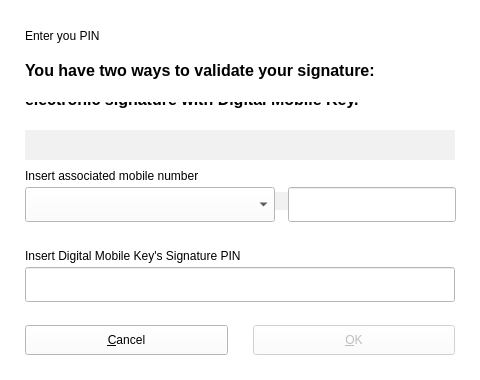
<?xml version="1.0" encoding="UTF-8"?>
<ui version="4.0">
 <class>dlgWndAskCmdClass</class>
 <widget class="QDialog" name="dlgWndAskCmdClass">
  <property name="geometry">
   <rect>
    <x>0</x>
    <y>0</y>
    <width>480</width>
    <height>380</height>
   </rect>
  </property>
  <property name="windowTitle">
   <string>dlgWndAskCmd</string>
  </property>
  <property name="styleSheet">
   <string notr="true">background-color: rgb(255, 255, 255);</string>
  </property>
  <widget class="QWidget" name="widget" native="true">
   <property name="geometry">
    <rect>
     <x>0</x>
     <y>0</y>
     <width>480</width>
     <height>380</height>
    </rect>
   </property>
   <property name="autoFillBackground">
    <bool>false</bool>
   </property>
   <property name="styleSheet">
    <string notr="true"/>
   </property>

  <widget class="QWidget" name="rectFingerPrintIcon">
    <property name="geometry">
      <rect>
      <x>25</x>
      <y>230</y>
      <width>430</width>
      <height>80</height>
      </rect>
    </property>
    <property name="visible">
      <bool>false</bool>
    </property>
    <property name="styleSheet">
    </property>
 
    <widget class="QLabel" name="lblBiometryTxt">
      <property name="geometry">
        <rect>
        <x>60</x>
        <y>0</y>
        <width>360</width>
        <height>85</height>
        </rect>
      </property>
      <property name="text">
      <string/>
      </property>
      <property name="wordWrap">
        <bool>true</bool>
      </property>
      <property name="visible">
        <bool>false</bool>
      </property>
      <property name="styleSheet">
        <string notr="true">color : #000000; font-size:12pt; margin: 12px; border: transparent;</string>
      </property>
    </widget>
  </widget> 

   <widget class="QLabel" name="lblFingerPrintIcon">
    <property name="geometry">
     <rect>
      <x>25</x>
      <y>250</y>
      <width>50</width>
      <height>50</height>
     </rect>
    </property>
    <property name="text">
     <string/>
    </property>
   </widget>

   <widget class="QLabel" name="lblPersonIcon">
    <property name="geometry">
      <rect>
       <x>25</x>
       <y>180</y>
       <width>57</width>
       <height>30</height>
      </rect> 
    </property>
    <property name="text">
     <string/>
    </property>
   </widget>

   <widget class="QLabel" name="lblOTPTxt">
    <property name="geometry">
      <rect>
      <x>85</x>
      <y>160</y>
      <width>360</width>
      <height>85</height>
      </rect>
    </property>
    <property name="text">
    <string/>
    </property>
    <property name="wordWrap">
      <bool>true</bool>
    </property>
    <property name="visible">
      <bool>false</bool>
    </property>
    <property name="styleSheet">
      <string notr="true">color : #000000; font-size:12pt; margin: 12px; border: transparent;</string>
    </property>
  </widget>

   <widget class="QLabel" name="lblHeader">
   <property name="text">
     <string>Attention: You are about to make a legally binding electronic signature with Digital Mobile Key.</string>
    </property>
    <property name="wordWrap">
      <bool>true</bool>
    </property>
   <property name="geometry">
    <rect>
     <x>25</x>
     <y>55</y>
     <width>430</width>
     <height>71</height>
    </rect>
   </property>
   <property name="styleSheet">
    <string notr="true">color : #000000; font-size:12pt; font-weight:500; background:rgba(0,0,0,0)</string>
   </property>
  </widget>
  <widget class="QLabel" name="lblDocumentId">
   <property name="text">
     <string>Signing data with identifier:</string>
    </property>
    <property name="visible">
      <bool>false</bool>
    </property>
    <property name="wordWrap">
      <bool>true</bool>
    </property>
   <property name="geometry">
    <rect>
     <x>25</x>
     <y>130</y>
     <width>430</width>
     <height>80</height>
    </rect>
   </property>
   <property name="styleSheet">
    <string notr="true">color : #000000; font-size:12pt; background: #f1f1f2; padding: 13px;</string>
   </property>
  </widget>
  <widget class="QLabel" name="lblClickToActivate">
    <property name="enabled">
     <bool>true</bool>
    </property>
    <property name="geometry">
     <rect>
      <x>25</x>
      <y>70</y>
      <width>430</width>
      <height>32</height>
     </rect>
    </property>
    <property name="acceptDrops">
     <bool>false</bool>
    </property>
    <property name="layoutDirection">
     <enum>Qt::RightToLeft</enum>
    </property>
    <property name="autoFillBackground">
     <bool>false</bool>
    </property>
    <property name="styleSheet">
     <string notr="true">font-size:11pt; font-style: italic</string>
    </property>
      <property name="alignment">
     <set>Qt::AlignLeading|Qt::AlignLeft|Qt::AlignVCenter</set>
    </property>
   </widget>

   <widget class="QLabel" name="lblMobile">
    <property name="enabled">
     <bool>true</bool>
    </property>
    <property name="geometry">
     <rect>
      <x>25</x>
      <y>160</y>
      <width>430</width>
      <height>32</height>
     </rect>
    </property>
    <property name="acceptDrops">
     <bool>false</bool>
    </property>
    <property name="layoutDirection">
     <enum>Qt::RightToLeft</enum>
    </property>
    <property name="autoFillBackground">
     <bool>false</bool>
    </property>
    <property name="text">
     <string>Insert associated mobile number</string>
    </property>
    <property name="alignment">
     <set>Qt::AlignLeading|Qt::AlignLeft|Qt::AlignVCenter</set>
    </property>
   </widget>
   <widget class="QComboBox" name="listCountryCode">
    <property name="geometry">
     <rect>
      <x>25</x>
      <y>187</y>
      <width>250</width>
      <height>35</height>
     </rect>
    </property>
   </widget>
   
   <widget class="QWidget" name="rectSendSms">
    <property name="geometry">
      <rect>
      <x>25</x>
      <y>380</y>
      <width>430</width>
      <height>80</height>
      </rect>
    </property>
    <property name="visible">
      <bool>false</bool>
    </property>
    <property name="styleSheet">
      <!--string notr="true">border: 2px solid #f1f2f2;</string-->
    </property>

    <widget class="QLabel" name="lblSendSms">
      <property name="text">
        <string>To send the code by SMS press "SEND BY SMS"</string>
        </property>
        <property name="wordWrap">
          <bool>true</bool>
        </property>
      <property name="geometry">
        <rect>
        <x>0</x>
        <y>10</y>
        <width>260</width>
        <height>80</height>
        </rect>
      </property>
      <property name="styleSheet">
        <string notr="true">color : #000000; font-size: 12pt ;border: transparent;</string>
      </property>
      </widget>

      <widget class="QPushButton" name="btnSendSms">
        <property name="geometry">
          <rect>
          <x>260</x>
          <y>35</y>
          <width>180</width>
          <height>30</height>
          </rect>
        </property>
        <property name="text">
          <string>SEND SMS</string>
        </property>
      </widget>
   </widget>

   <widget class="QLineEdit" name="txtMobile">
    <property name="geometry">
     <rect>
      <x>288</x>
      <y>187</y>
      <width>168</width>
      <height>35</height>
     </rect>
    </property>
   </widget>
   <widget class="QLabel" name="lblCode">
    <property name="geometry">
     <rect>
      <x>25</x>
      <y>240</y>
      <width>430</width>
      <height>32</height>
     </rect>
    </property>
    <property name="layoutDirection">
     <enum>Qt::RightToLeft</enum>
    </property>
    <property name="autoFillBackground">
     <bool>false</bool>
    </property>
    <property name="frameShape">
     <enum>QFrame::NoFrame</enum>
    </property>
    <property name="frameShadow">
     <enum>QFrame::Plain</enum>
    </property>
    <property name="text">
     <string>Insert Digital Mobile Key's Signature PIN</string>
    </property>
    <property name="textFormat">
     <enum>Qt::AutoText</enum>
    </property>
    <property name="scaledContents">
     <bool>false</bool>
    </property>
    <property name="alignment">
     <set>Qt::AlignLeading|Qt::AlignLeft|Qt::AlignVCenter</set>
    </property>
   </widget>
   <widget class="QLineEdit" name="txtCode">
    <property name="geometry">
     <rect>
      <x>25</x>
      <y>267</y>
      <width>430</width>
      <height>35</height>
     </rect>
    </property>
   </widget>
   <widget class="QLabel" name="lblError">
    <property name="geometry">
     <rect>
      <x>25</x>
      <y>295</y>
      <width>430</width>
      <height>20</height>
     </rect>
    </property>
    <property name="text">
     <string/>
    </property>
    <property name="styleSheet">
     <string>background: rgba(0,0,0,0); color: #FF0000; font-size:12pt;</string>
    </property>
   </widget>
   <widget class="QLabel" name="lblChoice">
   <property name="text">
     <string>You have two ways to validate your signature:</string>
    </property>
    <property name="wordWrap">
      <bool>true</bool>
    </property>
   <property name="geometry">   
    <rect>
     <x>25</x>
     <y>35</y>
     <width>430</width>
     <height>71</height>
    </rect>
   </property>
   <property name="styleSheet">
    <string notr="true">color : #000000; font-size:12pt; font-weight:500; background:rgba(0,0,0,0)</string>
   </property>
  </widget>
   <widget class="QPushButton" name="btnCancel">
    <property name="geometry">
      <rect>
      <x>25</x>
      <y>325</y>
      <width>203</width>
      <height>30</height>
      </rect>
    </property>
    <property name="text">
      <string>&amp;Cancel</string>
    </property>
   </widget>
   <widget class="QPushButton" name="btnOk">
    <property name="enabled">
      <bool>false</bool>
    </property>
    <property name="geometry">
      <rect>
      <x>253</x>
      <y>325</y>
      <width>202</width>
      <height>30</height>
      </rect>
    </property>
    <property name="text">
      <string>&amp;OK</string>
    </property>
    <property name="default">
      <bool>true</bool>
    </property>
    </widget>
   <widget class="QLabel" name="lblTitle">
    <property name="geometry">
     <rect>
      <x>25</x>
      <y>10</y>
      <width>361</width>
      <height>51</height>
     </rect>
    </property>
    <property name="text">
     <string>Enter you PIN</string>
    </property>
    <property name="wordWrap">
     <bool>true</bool>
    </property>
   </widget>
   <widget class="QLabel" name="lblIcon">
    <property name="geometry">
     <rect>
      <x>415</x>
      <y>15</y>
      <width>40</width>
      <height>40</height>
     </rect>
    </property>
    <property name="text">
     <string/>
    </property>
   </widget>
  </widget>
  <widget class="QWidget" name="layoutWidget">
   <property name="geometry">
    <rect>
     <x>0</x>
     <y>0</y>
     <width>2</width>
     <height>2</height>
    </rect>
   </property>
   <layout class="QHBoxLayout"/>
  </widget>
 </widget>
 <layoutdefault spacing="6" margin="11"/>
 <resources/>
 <connections>
  <connection>
   <sender>btnOk</sender>
   <signal>clicked()</signal>
   <receiver>dlgWndAskCmdClass</receiver>
   <slot>accept()</slot>
   <hints>
    <hint type="sourcelabel">
     <x>218</x>
     <y>290</y>
    </hint>
    <hint type="destinationlabel">
     <x>175</x>
     <y>213</y>
    </hint>
   </hints>
  </connection>
  <connection>
   <sender>btnCancel</sender>
   <signal>clicked()</signal>
   <receiver>dlgWndAskCmdClass</receiver>
   <slot>reject()</slot>
   <hints>
    <hint type="sourcelabel">
     <x>556</x>
     <y>364</y>
    </hint>
    <hint type="destinationlabel">
     <x>424</x>
     <y>237</y>
    </hint>
   </hints>
  </connection>
 </connections>
</ui>
